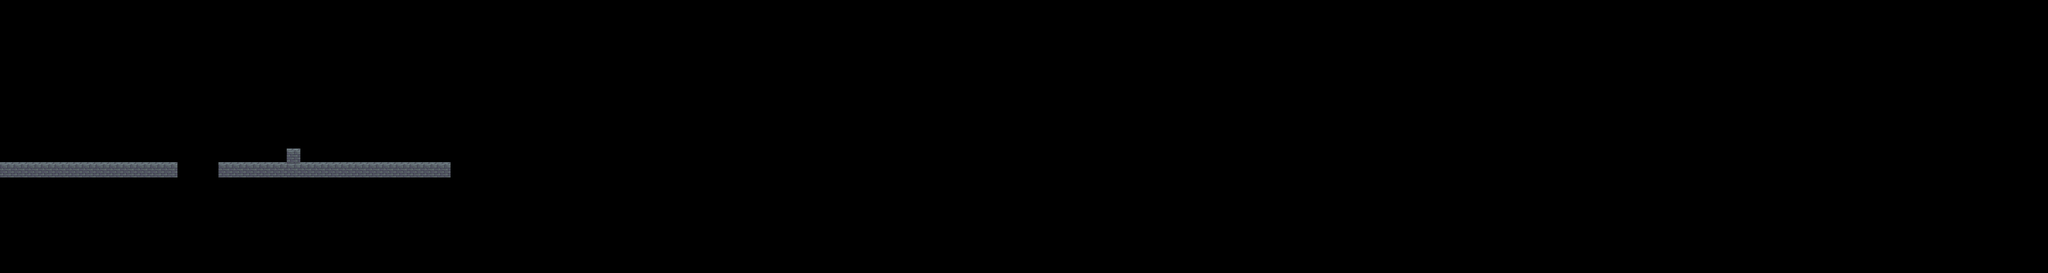

This game map was drawn from its Tiled (.tmx) file and the tilesets committed beside it. A one-line description and the full map source follow:
An orthogonal 150x20 tile map with 32x32 px tiles, 1 tile layer (ground).

<map version="1.0" tiledversion="1.1.5" orientation="orthogonal" renderorder="right-down" width="150" height="20" tilewidth="32" tileheight="32" infinite="0" nextobjectid="1">
 <tileset firstgid="1" source="tile_stone_platform.tsx" />
 <layer name="ground" width="150" height="20">
  <data encoding="csv">
0,0,0,0,0,0,0,0,0,0,0,0,0,0,0,0,0,0,0,0,0,0,0,0,0,0,0,0,0,0,0,0,0,0,0,0,0,0,0,0,0,0,0,0,0,0,0,0,0,0,0,0,0,0,0,0,0,0,0,0,0,0,0,0,0,0,0,0,0,0,0,0,0,0,0,0,0,0,0,0,0,0,0,0,0,0,0,0,0,0,0,0,0,0,0,0,0,0,0,0,0,0,0,0,0,0,0,0,0,0,0,0,0,0,0,0,0,0,0,0,0,0,0,0,0,0,0,0,0,0,0,0,0,0,0,0,0,0,0,0,0,0,0,0,0,0,0,0,0,0,
0,0,0,0,0,0,0,0,0,0,0,0,0,0,0,0,0,0,0,0,0,0,0,0,0,0,0,0,0,0,0,0,0,0,0,0,0,0,0,0,0,0,0,0,0,0,0,0,0,0,0,0,0,0,0,0,0,0,0,0,0,0,0,0,0,0,0,0,0,0,0,0,0,0,0,0,0,0,0,0,0,0,0,0,0,0,0,0,0,0,0,0,0,0,0,0,0,0,0,0,0,0,0,0,0,0,0,0,0,0,0,0,0,0,0,0,0,0,0,0,0,0,0,0,0,0,0,0,0,0,0,0,0,0,0,0,0,0,0,0,0,0,0,0,0,0,0,0,0,0,
0,0,0,0,0,0,0,0,0,0,0,0,0,0,0,0,0,0,0,0,0,0,0,0,0,0,0,0,0,0,0,0,0,0,0,0,0,0,0,0,0,0,0,0,0,0,0,0,0,0,0,0,0,0,0,0,0,0,0,0,0,0,0,0,0,0,0,0,0,0,0,0,0,0,0,0,0,0,0,0,0,0,0,0,0,0,0,0,0,0,0,0,0,0,0,0,0,0,0,0,0,0,0,0,0,0,0,0,0,0,0,0,0,0,0,0,0,0,0,0,0,0,0,0,0,0,0,0,0,0,0,0,0,0,0,0,0,0,0,0,0,0,0,0,0,0,0,0,0,0,
0,0,0,0,0,0,0,0,0,0,0,0,0,0,0,0,0,0,0,0,0,0,0,0,0,0,0,0,0,0,0,0,0,0,0,0,0,0,0,0,0,0,0,0,0,0,0,0,0,0,0,0,0,0,0,0,0,0,0,0,0,0,0,0,0,0,0,0,0,0,0,0,0,0,0,0,0,0,0,0,0,0,0,0,0,0,0,0,0,0,0,0,0,0,0,0,0,0,0,0,0,0,0,0,0,0,0,0,0,0,0,0,0,0,0,0,0,0,0,0,0,0,0,0,0,0,0,0,0,0,0,0,0,0,0,0,0,0,0,0,0,0,0,0,0,0,0,0,0,0,
0,0,0,0,0,0,0,0,0,0,0,0,0,0,0,0,0,0,0,0,0,0,0,0,0,0,0,0,0,0,0,0,0,0,0,0,0,0,0,0,0,0,0,0,0,0,0,0,0,0,0,0,0,0,0,0,0,0,0,0,0,0,0,0,0,0,0,0,0,0,0,0,0,0,0,0,0,0,0,0,0,0,0,0,0,0,0,0,0,0,0,0,0,0,0,0,0,0,0,0,0,0,0,0,0,0,0,0,0,0,0,0,0,0,0,0,0,0,0,0,0,0,0,0,0,0,0,0,0,0,0,0,0,0,0,0,0,0,0,0,0,0,0,0,0,0,0,0,0,0,
0,0,0,0,0,0,0,0,0,0,0,0,0,0,0,0,0,0,0,0,0,0,0,0,0,0,0,0,0,0,0,0,0,0,0,0,0,0,0,0,0,0,0,0,0,0,0,0,0,0,0,0,0,0,0,0,0,0,0,0,0,0,0,0,0,0,0,0,0,0,0,0,0,0,0,0,0,0,0,0,0,0,0,0,0,0,0,0,0,0,0,0,0,0,0,0,0,0,0,0,0,0,0,0,0,0,0,0,0,0,0,0,0,0,0,0,0,0,0,0,0,0,0,0,0,0,0,0,0,0,0,0,0,0,0,0,0,0,0,0,0,0,0,0,0,0,0,0,0,0,
0,0,0,0,0,0,0,0,0,0,0,0,0,0,0,0,0,0,0,0,0,0,0,0,0,0,0,0,0,0,0,0,0,0,0,0,0,0,0,0,0,0,0,0,0,0,0,0,0,0,0,0,0,0,0,0,0,0,0,0,0,0,0,0,0,0,0,0,0,0,0,0,0,0,0,0,0,0,0,0,0,0,0,0,0,0,0,0,0,0,0,0,0,0,0,0,0,0,0,0,0,0,0,0,0,0,0,0,0,0,0,0,0,0,0,0,0,0,0,0,0,0,0,0,0,0,0,0,0,0,0,0,0,0,0,0,0,0,0,0,0,0,0,0,0,0,0,0,0,0,
0,0,0,0,0,0,0,0,0,0,0,0,0,0,0,0,0,0,0,0,0,0,0,0,0,0,0,0,0,0,0,0,0,0,0,0,0,0,0,0,0,0,0,0,0,0,0,0,0,0,0,0,0,0,0,0,0,0,0,0,0,0,0,0,0,0,0,0,0,0,0,0,0,0,0,0,0,0,0,0,0,0,0,0,0,0,0,0,0,0,0,0,0,0,0,0,0,0,0,0,0,0,0,0,0,0,0,0,0,0,0,0,0,0,0,0,0,0,0,0,0,0,0,0,0,0,0,0,0,0,0,0,0,0,0,0,0,0,0,0,0,0,0,0,0,0,0,0,0,0,
0,0,0,0,0,0,0,0,0,0,0,0,0,0,0,0,0,0,0,0,0,0,0,0,0,0,0,0,0,0,0,0,0,0,0,0,0,0,0,0,0,0,0,0,0,0,0,0,0,0,0,0,0,0,0,0,0,0,0,0,0,0,0,0,0,0,0,0,0,0,0,0,0,0,0,0,0,0,0,0,0,0,0,0,0,0,0,0,0,0,0,0,0,0,0,0,0,0,0,0,0,0,0,0,0,0,0,0,0,0,0,0,0,0,0,0,0,0,0,0,0,0,0,0,0,0,0,0,0,0,0,0,0,0,0,0,0,0,0,0,0,0,0,0,0,0,0,0,0,0,
0,0,0,0,0,0,0,0,0,0,0,0,0,0,0,0,0,0,0,0,0,0,0,0,0,0,0,0,0,0,0,0,0,0,0,0,0,0,0,0,0,0,0,0,0,0,0,0,0,0,0,0,0,0,0,0,0,0,0,0,0,0,0,0,0,0,0,0,0,0,0,0,0,0,0,0,0,0,0,0,0,0,0,0,0,0,0,0,0,0,0,0,0,0,0,0,0,0,0,0,0,0,0,0,0,0,0,0,0,0,0,0,0,0,0,0,0,0,0,0,0,0,0,0,0,0,0,0,0,0,0,0,0,0,0,0,0,0,0,0,0,0,0,0,0,0,0,0,0,0,
0,0,0,0,0,0,0,0,0,0,0,0,0,0,0,0,0,0,0,0,0,1,0,0,0,0,0,0,0,0,0,0,0,0,0,0,0,0,0,0,0,0,0,0,0,0,0,0,0,0,0,0,0,0,0,0,0,0,0,0,0,0,0,0,0,0,0,0,0,0,0,0,0,0,0,0,0,0,0,0,0,0,0,0,0,0,0,0,0,0,0,0,0,0,0,0,0,0,0,0,0,0,0,0,0,0,0,0,0,0,0,0,0,0,0,0,0,0,0,0,0,0,0,0,0,0,0,0,0,0,0,0,0,0,0,0,0,0,0,0,0,0,0,0,0,0,0,0,0,0,
1,1,1,1,1,1,1,1,1,1,1,1,1,0,0,0,1,1,1,1,1,2,1,1,1,1,1,1,1,1,1,1,1,0,0,0,0,0,0,0,0,0,0,0,0,0,0,0,0,0,0,0,0,0,0,0,0,0,0,0,0,0,0,0,0,0,0,0,0,0,0,0,0,0,0,0,0,0,0,0,0,0,0,0,0,0,0,0,0,0,0,0,0,0,0,0,0,0,0,0,0,0,0,0,0,0,0,0,0,0,0,0,0,0,0,0,0,0,0,0,0,0,0,0,0,0,0,0,0,0,0,0,0,0,0,0,0,0,0,0,0,0,0,0,0,0,0,0,0,0,
2,2,2,2,2,2,2,2,2,2,2,2,2,0,0,0,2,2,2,2,2,2,2,2,2,2,2,2,2,2,2,2,2,0,0,0,0,0,0,0,0,0,0,0,0,0,0,0,0,0,0,0,0,0,0,0,0,0,0,0,0,0,0,0,0,0,0,0,0,0,0,0,0,0,0,0,0,0,0,0,0,0,0,0,0,0,0,0,0,0,0,0,0,0,0,0,0,0,0,0,0,0,0,0,0,0,0,0,0,0,0,0,0,0,0,0,0,0,0,0,0,0,0,0,0,0,0,0,0,0,0,0,0,0,0,0,0,0,0,0,0,0,0,0,0,0,0,0,0,0,
0,0,0,0,0,0,0,0,0,0,0,0,0,0,0,0,0,0,0,0,0,0,0,0,0,0,0,0,0,0,0,0,0,0,0,0,0,0,0,0,0,0,0,0,0,0,0,0,0,0,0,0,0,0,0,0,0,0,0,0,0,0,0,0,0,0,0,0,0,0,0,0,0,0,0,0,0,0,0,0,0,0,0,0,0,0,0,0,0,0,0,0,0,0,0,0,0,0,0,0,0,0,0,0,0,0,0,0,0,0,0,0,0,0,0,0,0,0,0,0,0,0,0,0,0,0,0,0,0,0,0,0,0,0,0,0,0,0,0,0,0,0,0,0,0,0,0,0,0,0,
0,0,0,0,0,0,0,0,0,0,0,0,0,0,0,0,0,0,0,0,0,0,0,0,0,0,0,0,0,0,0,0,0,0,0,0,0,0,0,0,0,0,0,0,0,0,0,0,0,0,0,0,0,0,0,0,0,0,0,0,0,0,0,0,0,0,0,0,0,0,0,0,0,0,0,0,0,0,0,0,0,0,0,0,0,0,0,0,0,0,0,0,0,0,0,0,0,0,0,0,0,0,0,0,0,0,0,0,0,0,0,0,0,0,0,0,0,0,0,0,0,0,0,0,0,0,0,0,0,0,0,0,0,0,0,0,0,0,0,0,0,0,0,0,0,0,0,0,0,0,
0,0,0,0,0,0,0,0,0,0,0,0,0,0,0,0,0,0,0,0,0,0,0,0,0,0,0,0,0,0,0,0,0,0,0,0,0,0,0,0,0,0,0,0,0,0,0,0,0,0,0,0,0,0,0,0,0,0,0,0,0,0,0,0,0,0,0,0,0,0,0,0,0,0,0,0,0,0,0,0,0,0,0,0,0,0,0,0,0,0,0,0,0,0,0,0,0,0,0,0,0,0,0,0,0,0,0,0,0,0,0,0,0,0,0,0,0,0,0,0,0,0,0,0,0,0,0,0,0,0,0,0,0,0,0,0,0,0,0,0,0,0,0,0,0,0,0,0,0,0,
0,0,0,0,0,0,0,0,0,0,0,0,0,0,0,0,0,0,0,0,0,0,0,0,0,0,0,0,0,0,0,0,0,0,0,0,0,0,0,0,0,0,0,0,0,0,0,0,0,0,0,0,0,0,0,0,0,0,0,0,0,0,0,0,0,0,0,0,0,0,0,0,0,0,0,0,0,0,0,0,0,0,0,0,0,0,0,0,0,0,0,0,0,0,0,0,0,0,0,0,0,0,0,0,0,0,0,0,0,0,0,0,0,0,0,0,0,0,0,0,0,0,0,0,0,0,0,0,0,0,0,0,0,0,0,0,0,0,0,0,0,0,0,0,0,0,0,0,0,0,
0,0,0,0,0,0,0,0,0,0,0,0,0,0,0,0,0,0,0,0,0,0,0,0,0,0,0,0,0,0,0,0,0,0,0,0,0,0,0,0,0,0,0,0,0,0,0,0,0,0,0,0,0,0,0,0,0,0,0,0,0,0,0,0,0,0,0,0,0,0,0,0,0,0,0,0,0,0,0,0,0,0,0,0,0,0,0,0,0,0,0,0,0,0,0,0,0,0,0,0,0,0,0,0,0,0,0,0,0,0,0,0,0,0,0,0,0,0,0,0,0,0,0,0,0,0,0,0,0,0,0,0,0,0,0,0,0,0,0,0,0,0,0,0,0,0,0,0,0,0,
0,0,0,0,0,0,0,0,0,0,0,0,0,0,0,0,0,0,0,0,0,0,0,0,0,0,0,0,0,0,0,0,0,0,0,0,0,0,0,0,0,0,0,0,0,0,0,0,0,0,0,0,0,0,0,0,0,0,0,0,0,0,0,0,0,0,0,0,0,0,0,0,0,0,0,0,0,0,0,0,0,0,0,0,0,0,0,0,0,0,0,0,0,0,0,0,0,0,0,0,0,0,0,0,0,0,0,0,0,0,0,0,0,0,0,0,0,0,0,0,0,0,0,0,0,0,0,0,0,0,0,0,0,0,0,0,0,0,0,0,0,0,0,0,0,0,0,0,0,0,
0,0,0,0,0,0,0,0,0,0,0,0,0,0,0,0,0,0,0,0,0,0,0,0,0,0,0,0,0,0,0,0,0,0,0,0,0,0,0,0,0,0,0,0,0,0,0,0,0,0,0,0,0,0,0,0,0,0,0,0,0,0,0,0,0,0,0,0,0,0,0,0,0,0,0,0,0,0,0,0,0,0,0,0,0,0,0,0,0,0,0,0,0,0,0,0,0,0,0,0,0,0,0,0,0,0,0,0,0,0,0,0,0,0,0,0,0,0,0,0,0,0,0,0,0,0,0,0,0,0,0,0,0,0,0,0,0,0,0,0,0,0,0,0,0,0,0,0,0,0
</data>
 </layer>
</map>
